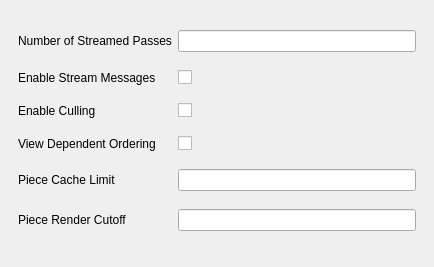
<ui version="4.0" >
 <class>pqGlobalStreamingViewOptions</class>
 <widget class="QWidget" name="pqGlobalStreamingViewOptions" >
  <property name="geometry" >
   <rect>
    <x>0</x>
    <y>0</y>
    <width>434</width>
    <height>267</height>
   </rect>
  </property>
  <property name="windowTitle" >
   <string>Form</string>
  </property>
  <layout class="QVBoxLayout" >
   <property name="spacing" >
    <number>6</number>
   </property>
   <property name="leftMargin" >
    <number>9</number>
   </property>
   <property name="topMargin" >
    <number>9</number>
   </property>
   <property name="rightMargin" >
    <number>9</number>
   </property>
   <property name="bottomMargin" >
    <number>9</number>
   </property>
   <item>
    <widget class="QStackedWidget" name="stackedWidget" >
     <property name="currentIndex" >
      <number>0</number>
     </property>
     <widget class="QWidget" name="General" >
      <layout class="QGridLayout" >
       <item row="0" column="0" >
        <widget class="QLabel" name="label_5" >
         <property name="text" >
          <string>Number of Streamed Passes</string>
         </property>
        </widget>
       </item>
       <item row="0" column="1" >
        <widget class="QLineEdit" name="StreamedPasses" />
       </item>
       <item row="1" column="0" >
        <widget class="QLabel" name="label_7" >
         <property name="text" >
          <string>Enable Stream Messages</string>
         </property>
        </widget>
       </item>
       <item row="1" column="1" >
        <widget class="QCheckBox" name="EnableStreamMessages" >
         <property name="text" >
          <string/>
         </property>
        </widget>
       </item>
       <item row="2" column="0" >
        <widget class="QLabel" name="label_9" >
         <property name="text" >
          <string>Enable Culling</string>
         </property>
        </widget>
       </item>
       <item row="2" column="1" >
        <widget class="QCheckBox" name="UseCulling" >
         <property name="text" >
          <string/>
         </property>
        </widget>
       </item>
       <item row="3" column="0" >
        <widget class="QLabel" name="label_8" >
         <property name="text" >
          <string>View Dependent Ordering</string>
         </property>
        </widget>
       </item>
       <item row="3" column="1" >
        <widget class="QCheckBox" name="UseViewOrdering" >
         <property name="text" >
          <string/>
         </property>
        </widget>
       </item>
       <item row="4" column="0" >
        <widget class="QLabel" name="label_6" >
         <property name="text" >
          <string>Piece Cache Limit</string>
         </property>
        </widget>
       </item>
       <item row="4" column="1" >
        <widget class="QLineEdit" name="PieceCacheLimit" />
       </item>
       <item row="5" column="0" >
        <widget class="QLabel" name="label_10" >
         <property name="text" >
          <string>Piece Render Cutoff</string>
         </property>
        </widget>
       </item>
       <item row="5" column="1" >
        <widget class="QLineEdit" name="PieceRenderCutoff" />
       </item>
      </layout>
     </widget>
    </widget>
   </item>
  </layout>
 </widget>
 <resources/>
 <connections/>
</ui>
